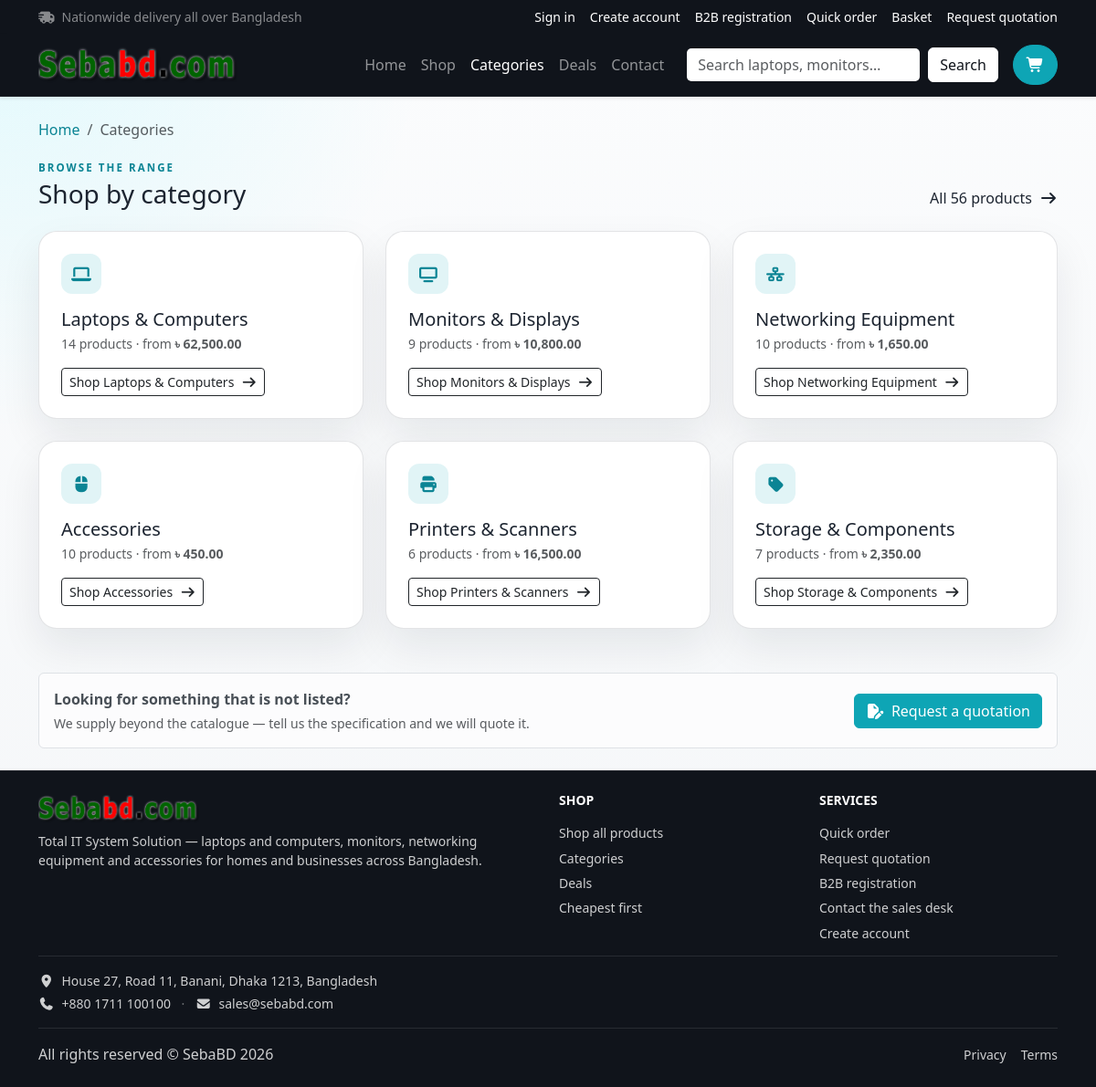
/categories.php, run on the app's committed database.
### tables this page shows
CREATE TABLE `category` (
  `CategoryID` int(11) NOT NULL,
  `CategoryName` varchar(255) NOT NULL
);

### helpers.php (called while the page is built, shortened)
<?php
require_once __DIR__ . '/db.php';
function current_user(): ?array
{
    if (empty($_SESSION['user_id'])) {
        return null;
    }
    static $user = null;
    return $user;
}
function can_request_quotation(?array $user = null): bool
{
    $user = $user ?? current_user();
    if ($user === null) {
        return true;
    }
    static $flag = null;
    return $flag && !is_staff_user($user) && !is_b2b_customer($user) && customer_client($user) !== null;
}
function is_staff_user(?array $user = null): bool
{
    $user = $user ?? current_user();
    return $user !== null && in_array($user['RoleName'] ?? '', staff_roles(), true);
}
function partial_render(string $path, array $vars = []): string
{
    return (string) ob_get_clean();
}
function currency_symbol(): string
{
    static $symbol = null;
    if ($symbol === null) {
        $cfg = require __DIR__ . '/config.php';
        $symbol = $cfg['site']['currency'] ?? '৳';
    }
    return $symbol;
}
function money(float|string|null $amount): string
{
    return currency_symbol() . ' ' . number_format((float) $amount, 2);
}
function company_details(): array
{
    $cfg = require __DIR__ . '/config.php';
    $details = array_merge([
        'name'     => $cfg['site']['name'] ?? 'SebaBD',
        'legal'    => 'SebaBD Technologies Ltd.',
        'address'  => 'House 27, Road 11, Banani, Dhaka 1213, Bangladesh',
        'phone'    => '+880 1711 100100',
        'email'    => 'sales@sebabd.com',
        'web'      => 'www.sebabd.com',
        'bin'      => 'BIN 003421987-0105',
        'tagline'  => $cfg['site']['tagline'] ?? 'Total IT System Solution',
    ], is_array($cfg['company'] ?? null) ? $cfg['company'] : []);
    return $details;
}

### cart-data.php (called while the page is built, shortened)
<?php
require_once __DIR__ . '/helpers.php';
require_once __DIR__ . '/catalog-data.php';
function cart_items(): array
{
    $items = [];
    return $items;
}
function cart_count(): int
{
    return array_sum(cart_items());
}

### db.php (called while the page is built, shortened)
<?php
function db(): ?PDO
{
    static $pdo = null;
    static $attempted = false;
    if ($pdo instanceof PDO || $attempted) {
        return $pdo;
    }
    $cfg = require __DIR__ . '/config.php';
    $db  = $cfg['db'];
    $dsn = sprintf(
        'mysql:host=%s;port=%d;dbname=%s;charset=%s',
        $db['host'],
        $db['port'],
        $db['name'],
        $db['charset']
    );
    try {
        $pdo = new PDO($dsn, $db['user'], $db['password'], [
            PDO::ATTR_ERRMODE            => PDO::ERRMODE_EXCEPTION,
            PDO::ATTR_DEFAULT_FETCH_MODE => PDO::FETCH_ASSOC,
            PDO::ATTR_EMULATE_PREPARES   => false,
        ]);
    } catch (PDOException $e) {
        if (defined('APP_DEBUG') && APP_DEBUG) {
            error_log('[SebaBD] DB connection failed: ' . $e->getMessage());
        }
        $pdo = null;
    }
    return $pdo;
}
function db_fetch_all(string $sql, array $params = []): array
{
    $pdo = db();
    try {
        $stmt = $pdo->prepare($sql);
        $stmt->execute($params);
        return $stmt->fetchAll();
    } catch (PDOException $e) {
        error_log('[SebaBD] Query failed: ' . $e->getMessage());
        return [];
    }
}

### catalog-data.php (called while the page is built, shortened)
<?php
function category_icon(string $name): string
{
    $map = [
        'Laptops & Computers'  => 'fa-solid fa-laptop',
        'Monitors & Displays'  => 'fa-solid fa-tv',
        'Networking Equipment' => 'fa-solid fa-network-wired',
        'Accessories'          => 'fa-solid fa-computer-mouse',
        'Printers & Scanners'  => 'fa-solid fa-print',
        'Storage'              => 'fa-solid fa-hard-drive',
        'Power & UPS'          => 'fa-solid fa-car-battery',
        'Projectors'           => 'fa-solid fa-video',
        'Components'           => 'fa-solid fa-microchip',
        'Access Control'       => 'fa-solid fa-fingerprint',
    ];
    return $map[$name] ?? 'fa-solid fa-tag';
}
function get_product_count(): int
{
    $rows = db_fetch_all('SELECT COUNT(*) AS n FROM product');
    $n = (int) ($rows[0]['n'] ?? 0);
    return $n > 0 ? $n : count(offline_catalog());
}
function category_overview(): array
{
    $rows = db_fetch_all(
        'SELECT c.CategoryID, c.CategoryName, COUNT(p.ProductID) AS Products,
                MIN(p.StandardPrice) AS FromPrice
         FROM category c
         LEFT JOIN product p ON p.CategoryID = c.CategoryID
         GROUP BY c.CategoryID, c.CategoryName
         ORDER BY c.CategoryID'
    );
    if ($rows) {
        return $rows;
    }
    $fallback = [];
    return $fallback;
}

### config.php (called while the page is built)
<?php
return [
    'db' => [
        'host'     => '127.0.0.1',
        'port'     => 3306,
        'name'     => 'e_commerce',
        'user'     => 'root',
        'password' => '',
        'charset'  => 'utf8mb4',
    ],
    'site' => [
        'name'     => 'SebaBD',
        'tagline'  => 'Total IT System Solution',
        'currency'         => '৳',
        'currency_name'    => 'Taka',
        'currency_subunit' => 'Poisha',
    ],
    'allow_individual_quotations' => true,
    'payments' => [
        'bkash_number' => '01711-000000 (Merchant)',
        'nagad_number' => '01811-000000 (Merchant)',
        'bank_details' => 'SebaBD Ltd, A/C: 108.110.12345, Dutch-Bangla Bank (Banani Branch)',
    ],
];

### categories.php (the view)
<?php
require_once __DIR__ . '/helpers.php';
require_once __DIR__ . '/catalog-data.php';
require_once __DIR__ . '/cart-data.php';
$categories = category_overview();
$total      = get_product_count();
?>
<?= partial_render('partials/header.php', ['page_title' => 'Categories', 'active_nav' => 'categories']) ?>
          <section class="py-4">
            <div class="container">
              <nav aria-label="breadcrumb">
                <ol class="breadcrumb crumb mb-3">
                  <li class="breadcrumb-item"><a href="index.php">Home</a></li>
                  <li class="breadcrumb-item active" aria-current="page">Categories</li>
                </ol>
              </nav>
              <div class="d-flex flex-wrap justify-content-between align-items-end gap-2 mb-4">
                <div>
                  <p class="section-label mb-1">Browse the range</p>
                  <h1 class="h3 mb-0">Shop by category</h1>
                </div>
                <a class="text-decoration-none" href="shop.php">
                  All <?= $total ?> products <i class="fa-solid fa-arrow-right ms-1"></i>
                </a>
              </div>
              <div class="row g-4">
                <?php foreach ($categories as $category): ?>
                <div class="col-md-6 col-xl-4">
                  <div class="feature-card h-100 d-flex flex-column">
                    <span class="feature-icon">
                      <i class="<?= htmlspecialchars(category_icon((string) $category['CategoryName'])) ?>"></i>
                    </span>
                    <h2 class="h5 mt-3 mb-1"><?= htmlspecialchars((string) $category['CategoryName']) ?></h2>
                    <p class="text-muted small mb-3">
                      <?= (int) $category['Products'] ?> product<?= (int) $category['Products'] === 1 ? '' : 's' ?>
                      <?php if (!empty($category['FromPrice'])): ?>
                      · from <strong><?= money($category['FromPrice']) ?></strong>
                      <?php endif; ?>
                    </p>
                    <div class="mt-auto">
                      <a class="btn btn-outline-dark btn-sm"
                         href="shop.php?category=<?= (int) $category['CategoryID'] ?>">
                        Shop <?= htmlspecialchars((string) $category['CategoryName']) ?>
                        <i class="fa-solid fa-arrow-right ms-1"></i>
                      </a>
                    </div>
                  </div>
                </div>
                <?php endforeach; ?>
              </div>
              <div class="alert alert-light border mt-5 mb-0 d-flex flex-wrap justify-content-between align-items-center gap-3">
                <div>
                  <p class="mb-1 fw-semibold">Looking for something that is not listed?</p>
                  <p class="mb-0 text-muted small">We supply beyond the catalogue — tell us the specification and we will quote it.</p>
                </div>                 <?php if (can_request_quotation()): ?>
                <a class="btn btn-accent" href="quotation-request.php">
                  <i class="fa-solid fa-file-pen me-2"></i>Request a quotation
                </a>
                <?php endif; ?>
              </div>
            </div>
          </section>
<?= partial_render('partials/footer.php') ?>

### style.css (style rules this page uses)
:root { --page-bg: #f4f6f8; --surface: #ffffff; --surface-strong: #10141b; --surface-soft: #f7f9fb; --text-main: #1c2430; --text-muted: #66707d; --accent: #0ea5b5; --accent-strong: #0b8494; --border: rgba(28, 36, 48, 0.12); }
html { scroll-behavior: smooth; }
body { background: radial-gradient(circle at top left, rgba(0, 229, 255, 0.1), transparent 28%), linear-gradient(180deg, #fbfcfd 0%, var(--page-bg) 100%); color: var(--text-main); font-family: 'Segoe UI', Tahoma, Geneva, Verdana, sans-serif; }
a { color: inherit; }
.app-shell { min-height: 100vh; }
.section-pill, .section-label { display: inline-flex; align-items: center; gap: 0.5rem; text-transform: uppercase; letter-spacing: 0.18em; font-size: 0.72rem; font-weight: 700; color: rgba(255, 255, 255, 0.72); }
.section-label { color: var(--accent-strong); }
.hero-card, .sidebar-card, .product-card, .feature-card, .deals-card { border-radius: 1.25rem; border: 1px solid var(--border); box-shadow: 0 20px 45px rgba(16, 24, 32, 0.08); }
.btn-accent { background: var(--accent); border-color: var(--accent); color: #fff; }
.feature-card { background: var(--surface); padding: 1.5rem; }
.feature-icon { width: 2.75rem; height: 2.75rem; border-radius: 0.75rem; display: inline-flex; align-items: center; justify-content: center; font-size: 1.1rem; background: rgba(14, 165, 181, 0.12); color: var(--accent-strong); }
.crumb a { color: var(--accent-strong); text-decoration: none; }

### data on the page
category: CategoryName "Laptops & Computers", Products "14", FromPrice "৳ 62,500.00"
category: CategoryName "Monitors & Displays", Products "9", FromPrice "৳ 10,800.00"
category: CategoryName "Networking Equipment", Products "10", FromPrice "৳ 1,650.00"
category: CategoryName "Accessories", Products "10", FromPrice "৳ 450.00"
category: CategoryName "Printers & Scanners", Products "6", FromPrice "৳ 16,500.00"
category: CategoryName "Storage & Components", Products "7", FromPrice "৳ 2,350.00"

### other printed values
$total "56"
$company['address'] "House 27, Road 11, Banani, Dhaka 1213, Bangladesh"
$company['phone'] "+880 1711 100100"
$company['email'] "sales@sebabd.com"
